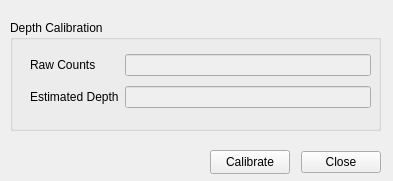
<?xml version="1.0" encoding="UTF-8"?>
<ui version="4.0">
 <class>Form</class>
 <widget class="QWidget" name="Form">
  <property name="geometry">
   <rect>
    <x>0</x>
    <y>0</y>
    <width>393</width>
    <height>181</height>
   </rect>
  </property>
  <property name="windowTitle">
   <string>Form</string>
  </property>
  <widget class="QGroupBox" name="groupBox">
   <property name="geometry">
    <rect>
     <x>10</x>
     <y>20</y>
     <width>371</width>
     <height>111</height>
    </rect>
   </property>
   <property name="title">
    <string>Depth Calibration</string>
   </property>
   <widget class="QWidget" name="layoutWidget">
    <property name="geometry">
     <rect>
      <x>20</x>
      <y>30</y>
      <width>341</width>
      <height>62</height>
     </rect>
    </property>
    <layout class="QGridLayout" name="gridLayout">
     <item row="0" column="0">
      <widget class="QLabel" name="l_RawCounts">
       <property name="text">
        <string>Raw Counts</string>
       </property>
      </widget>
     </item>
     <item row="0" column="1">
      <widget class="QLineEdit" name="le_RawCounts">
       <property name="enabled">
        <bool>false</bool>
       </property>
      </widget>
     </item>
     <item row="1" column="0">
      <widget class="QLabel" name="l_EstDepth">
       <property name="text">
        <string>Estimated Depth</string>
       </property>
      </widget>
     </item>
     <item row="1" column="1">
      <widget class="QLineEdit" name="le_EstDepth">
       <property name="enabled">
        <bool>false</bool>
       </property>
      </widget>
     </item>
    </layout>
   </widget>
  </widget>
  <widget class="QDialogButtonBox" name="buttonBox">
   <property name="geometry">
    <rect>
     <x>300</x>
     <y>150</y>
     <width>81</width>
     <height>24</height>
    </rect>
   </property>
   <property name="standardButtons">
    <set>QDialogButtonBox::Close</set>
   </property>
  </widget>
  <widget class="QPushButton" name="calibrate">
   <property name="geometry">
    <rect>
     <x>210</x>
     <y>150</y>
     <width>80</width>
     <height>24</height>
    </rect>
   </property>
   <property name="text">
    <string>Calibrate</string>
   </property>
  </widget>
 </widget>
 <resources/>
 <connections/>
</ui>
